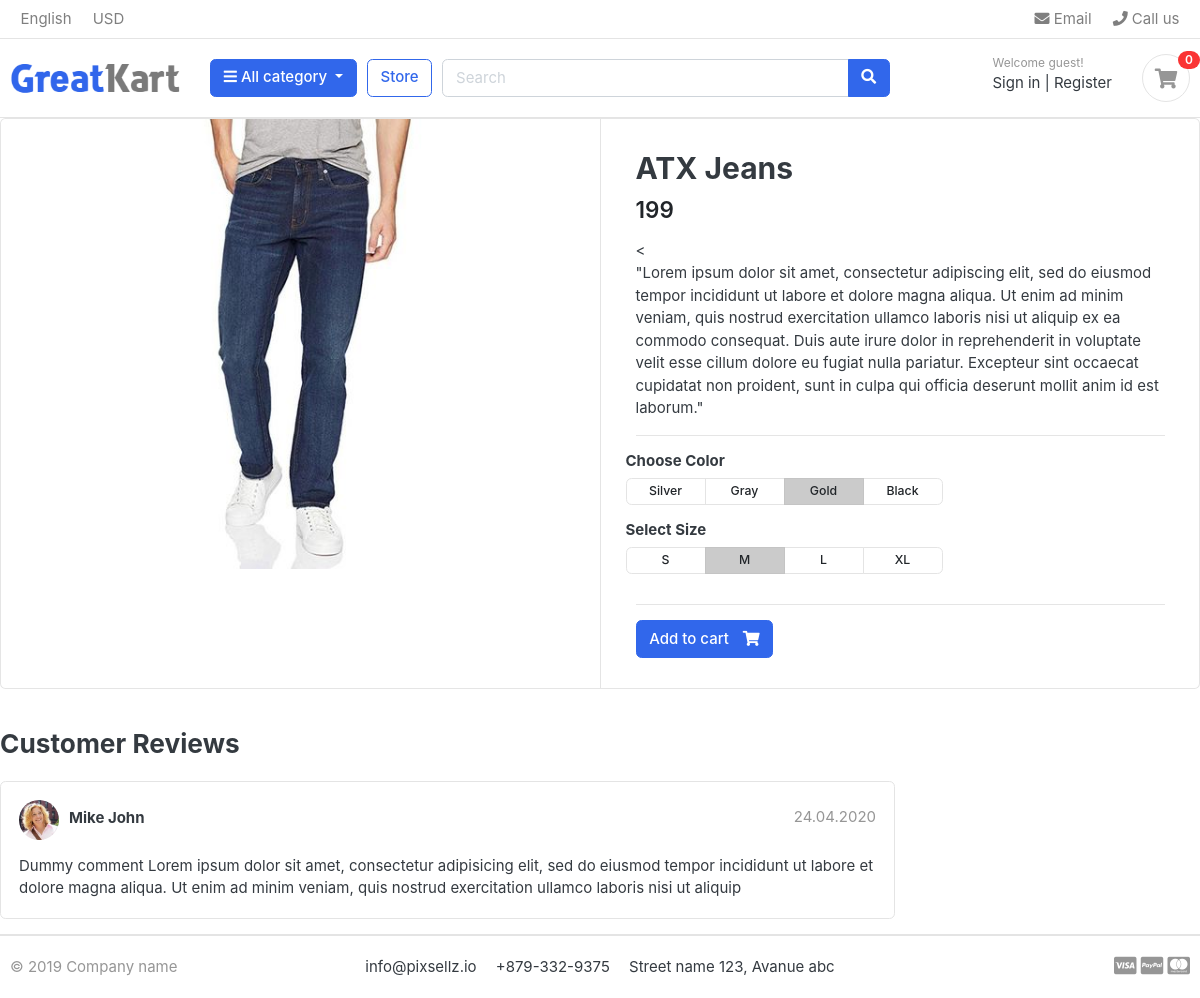
Page /store/jeans/atx-jeans/ on the committed database.
### store/models.py (models this page shows, shortened)
class Product(models.Model):
    product_name    = models.CharField(max_length=200, unique=True)
    slug            = models.SlugField(max_length=200, unique=True)
    description     = models.TextField(max_length=500, blank=True)
    price           = models.IntegerField()
    images          = models.ImageField(upload_to='photos/products')
    stock           = models.IntegerField()
    is_available    = models.BooleanField(default=True)
    category        = models.ForeignKey(Category, on_delete=models.CASCADE)
    created_date    = models.DateTimeField(auto_now_add=True)
    modified_date   = models.DateTimeField(auto_now=True)

### store/views.py (the view)
# urls.py: path('<slug:category_slug>/<slug:product_slug>/', views.product_detail, name='product_detail'),
def product_detail(request, category_slug, product_slug):
    try:
        single_product = Product.objects.get(category__slug = category_slug, slug = product_slug)
    except Exception as e:
        raise e
    context = {'single_product': single_product}
    return render(request, 'store/product_detail.html', context)

### category/context_processor.py (called while the page is built)
def menu_links(request):
    links = Category.objects.all()
    return dict(links = links)

### category/models.py (called while the page is built)
    def get_url(self):
        return reverse('product_by_category', args = [self.slug])

### templates/store/product_detail.html (shortened to what this page needs)
{% extends 'base.html'%}
{% load static %}
{% block content%}
<div class="card">
	<div class="row no-gutters">
		<aside class="col-md-6">
<article class="gallery-wrap">
	<div class="img-big-wrap">
	   <a href="#"><img src="{{single_product.images.url}}"></a>
	</div>
</article>
		</aside>
		<main class="col-md-6 border-left">
<article class="content-body">
<h2 class="title">{{single_product.product_name}}</h2>
<div class="mb-3">
	<var class="price h4">{{single_product.price}}</var>
</div>
<<p>{{single_product.description}}</p>
<hr>
	<div class="row">
		<div class="item-option-select">
			<h6>Choose Color</h6>
			<div class="btn-group btn-group-sm btn-group-toggle" data-toggle="buttons">
			  <label class="btn btn-light">
			    <input type="radio" name="radio_color"> Silver
			  </label>
			  <label class="btn btn-light">
			    <input type="radio" name="radio_color" > Gray
			  </label>
			  <label class="btn btn-light active">
			    <input type="radio" name="radio_color checked"> Gold
			  </label>
			  <label class="btn btn-light">
			    <input type="radio" name="radio_color"> Black
			  </label>
			</div>
		</div>
	</div>
	<div class="row">
		<div class="item-option-select">
			<h6>Select Size</h6>
			<div class="btn-group btn-group-sm btn-group-toggle" data-toggle="buttons">
			  <label class="btn btn-light">
			    <input type="radio" name="radio_color"> S
			  </label>
			  <label class="btn btn-light active">
			    <input type="radio" name="radio_color" checked> M
			  </label>
			  <label class="btn btn-light">
			    <input type="radio" name="radio_color"> L
			  </label>
			  <label class="btn btn-light">
			    <input type="radio" name="radio_color"> XL
			  </label>
			</div>
		</div>
	</div>
	<hr>
  {% if single_product.stock <= 0 %}
  <h5>Out of Stock</h5>
  {% else %}
	<a href="./product-detail.html" class="btn  btn-primary"> <span class="text">Add to cart</span> <i class="fas fa-shopping-cart"></i> </a>
  {% endif %}
</article>
		</main>
	</div>
</div>
<br>
<div class="row">
			<div class="col-md-9">
	<header class="section-heading">
		<h3>Customer Reviews </h3>
	</header>
	<article class="box mb-3">
		<div class="icontext w-100">
			<img src="{% static './images/avatars/avatar1.jpg'%}" class="img-xs icon rounded-circle">
			<div class="text">
				<span class="date text-muted float-md-right">24.04.2020 </span>
				<h6 class="mb-1">Mike John </h6>
			</div>
		</div>
		<div class="mt-3">
			<p>
				Dummy comment Lorem ipsum dolor sit amet, consectetur adipisicing elit, sed do eiusmod
				tempor incididunt ut labore et dolore magna aliqua. Ut enim ad minim veniam,
				quis nostrud exercitation ullamco laboris nisi ut aliquip
			</p>
		</div>
	</article>
	</div>
</div>
{% endblock %}

### static/css/ui.css (style rules this page uses)
html { font-family: "Inter", sans-serif; font-size: 15px; }
.content-body { flex: 1 1 auto; padding: 2rem 2.3rem; }
.img-xs, .img-sm, .img-md, .img-lg { -o-object-fit: cover; object-fit: cover; flex-shrink: 0; flex-grow: 0; }
.img-xs { width: 40px; height: 40px; }
var { font-style: normal; }
article:after, .form-group:after { display: block; clear: both; content: ""; }
.section-heading { margin-bottom: 20px; margin-top: 15px; }
p:last-child { margin-bottom: 0; }
.btn-light { background-color: #fff; border-color: #e4e4e4; }
.btn .text + i { margin-left: 10px; }
.icontext { display: inline-flex; align-items: center; vertical-align: middle; }
.icontext .text { width: 100%; line-height: 1.2; }
.icontext .icon { position: relative; margin-right: 10px; flex-shrink: 0; flex-grow: 0; }
.price { font-weight: 600; color: #212529; }
.box { padding: 18px; background: #fff; border-radius: 0.37rem; border: 1px solid #e4e4e4; }
.box img { max-width: 100%; }
.gallery-wrap .img-big-wrap { margin-bottom: 10px; border-radius: 0.37rem; overflow: hidden; background-color: #fff; }
.gallery-wrap .img-big-wrap a { text-align: center; display: block; }
.gallery-wrap .img-big-wrap img { height: 450px; width: auto; display: inline-block; }
.item-option-select { margin-bottom: 1rem; display: inline-block; margin-right: 15px; }
.item-option-select .btn { min-width: 80px; }

### rows in the picture
Product: images (picture), product_name "ATX Jeans", price "199", description "\"Lorem ipsum dolor sit amet, consectetur adipiscing elit, sed do eiusmod tempor incididunt ut labore et dolore magna aliqua. Ut enim ad minim veniam, quis nostrud exercitation ullamco laboris nisi ut aliquip ex ea commodo consequat. Duis aute irure dolor in reprehenderit in voluptate velit esse cillum dolore eu fugiat nulla pariatur. Excepteur sint occaecat cupidatat non proident, sunt in culpa qui officia deserunt mollit anim id est laborum.\""
